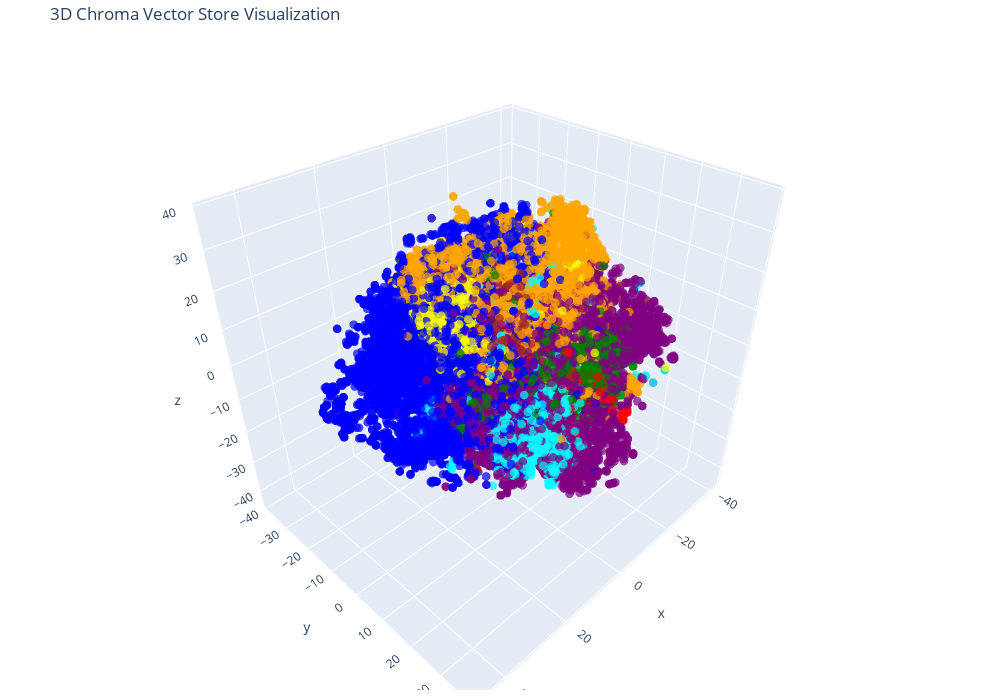

Here is the notebook cell this chart was saved with:
### Code cell
# Create the 3D scatter plot
fig = go.Figure(data=[go.Scatter3d(
    x=reduced_vectors[:, 0],
    y=reduced_vectors[:, 1],
    z=reduced_vectors[:, 2],
    mode='markers',
    marker=dict(size=3, color=colors, opacity=0.7),
)])

fig.update_layout(
    title='3D Chroma Vector Store Visualization',
    scene=dict(xaxis_title='x', yaxis_title='y', zaxis_title='z'),
    width=1000,
    height=700,
    margin=dict(r=20, b=10, l=10, t=40)
)

fig.show()

### Figure 1 — Plotly figure (JSON) as saved in the notebook; plotly's stock layout.template omitted (floating-point values rounded to 4 significant figures; data arrays with more than 128 entries replaced by an {"elided": "..."} marker saying what was removed)
{"data": [{"marker": {"color": {"elided": "20000 str values"}, "opacity": 0.7, "size": 3}, "mode": "markers", "type": "scatter3d", "x": {"elided": "20000 float values"}, "y": {"elided": "20000 float values"}, "z": {"elided": "20000 float values"}}], "layout": {"height": 700, "margin": {"b": 10, "l": 10, "r": 20, "t": 40}, "scene": {"xaxis": {"title": {"text": "x"}}, "yaxis": {"title": {"text": "y"}}, "zaxis": {"title": {"text": "z"}}}, "title": {"text": "3D Chroma Vector Store Visualization"}, "width": 1000}}
